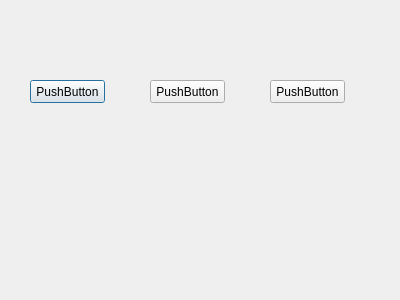
<?xml version="1.0" encoding="UTF-8"?>
<ui version="4.0">
 <class>Animation</class>
 <widget class="QDialog" name="Animation">
  <property name="geometry">
   <rect>
    <x>0</x>
    <y>0</y>
    <width>400</width>
    <height>300</height>
   </rect>
  </property>
  <property name="windowTitle">
   <string>Dialog</string>
  </property>
  <widget class="QPushButton" name="pushButton">
   <property name="geometry">
    <rect>
     <x>30</x>
     <y>80</y>
     <width>75</width>
     <height>23</height>
    </rect>
   </property>
   <property name="text">
    <string>PushButton</string>
   </property>
  </widget>
  <widget class="QPushButton" name="pushButton_2">
   <property name="geometry">
    <rect>
     <x>150</x>
     <y>80</y>
     <width>75</width>
     <height>23</height>
    </rect>
   </property>
   <property name="text">
    <string>PushButton</string>
   </property>
  </widget>
  <widget class="QPushButton" name="pushButton_3">
   <property name="geometry">
    <rect>
     <x>270</x>
     <y>80</y>
     <width>75</width>
     <height>23</height>
    </rect>
   </property>
   <property name="text">
    <string>PushButton</string>
   </property>
  </widget>
 </widget>
 <resources/>
 <connections/>
</ui>
